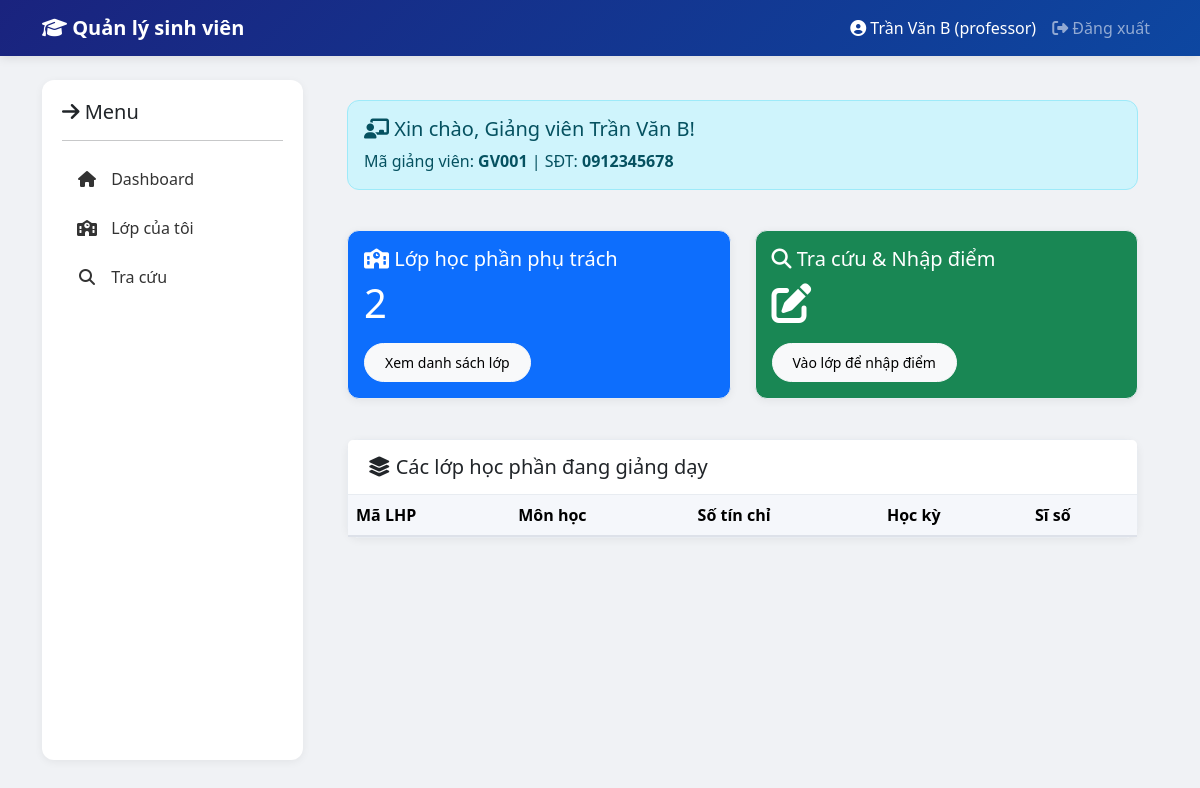
/professor/dashboard (signed in), run on the app's committed database.
### tables this page shows
CREATE TABLE GiangVien (
    MaGV VARCHAR(20) PRIMARY KEY,
    HoTen VARCHAR(100) NOT NULL,
    NgaySinh DATE NOT NULL,
    SDT VARCHAR(15),
    MaHK VARCHAR(20),
    password VARCHAR(255) NOT NULL
);

### controllers/ProfessorController.php (called while the page is built, shortened)
<?php
require_once __DIR__ . '/../models/LopHocPhan.php';
require_once __DIR__ . '/../models/GiangVien.php';
class ProfessorController {
    private $lopHocPhanModel;
    private $monHocModel;
    private $giangVienModel;
    private $hocKyModel;
    public function __construct($pdo) {
        $this->lopHocPhanModel = new LopHocPhan($pdo);
        $this->monHocModel = new MonHoc($pdo);
        $this->giangVienModel = new GiangVien($pdo);
        $this->hocKyModel = new HocKy($pdo);
    }
    public function dashboard() {
        $maGV = $_SESSION['user']['maGV'];
        $giangVien = $this->giangVienModel->getById($maGV);
        $lopHocPhanList = $this->lopHocPhanModel->getByProfessor($maGV);
        $populatedList = [];
        foreach ($lopHocPhanList as $lhp) {
            $monHoc = $this->monHocModel->getById($lhp['MaMH']);
            $hocKy = $this->hocKyModel->getById($lhp['MaHK']);
            $populatedList[] = array_merge($lhp, [
                'monHoc' => $monHoc,
                'hocKy' => $hocKy
            ]);
        }
        render('professor/dashboard', [
            'user' => $_SESSION['user'],
            'giangVien' => $giangVien,
            'lopHocPhanList' => $populatedList
        ]);
    }
}
?>

### public/index.php (called while the page is built, shortened)
<?php
require_once __DIR__ . '/../config/database.php';
require_once __DIR__ . '/../routes/index.php';
?>

### models/GiangVien.php (called while the page is built, shortened)
<?php
class GiangVien {
    private $db;
    public function __construct($pdo) {
        $this->db = $pdo;
    }
    public function getById($maGV) {
        $stmt = $this->db->prepare("SELECT * FROM GiangVien WHERE MaGV = ?");
        $stmt->execute([$maGV]);
        return $stmt->fetch();
    }
}
?>

### models/LopHocPhan.php (called while the page is built, shortened)
<?php
class LopHocPhan {
    private $db;
    public function __construct($pdo) {
        $this->db = $pdo;
    }
    public function getByProfessor($maGV) {
        $stmt = $this->db->prepare("SELECT * FROM LopHocPhan WHERE MaGV = ? ORDER BY MaLHP");
        $stmt->execute([$maGV]);
        return $stmt->fetchAll();
    }
}
?>

### views/professor/dashboard.php (the view)
<div class="row mb-4">
    <div class="col-12">
        <div class="alert alert-info">
            <h5><i class="fas fa-chalkboard-teacher"></i> Xin chào, Giảng viên <?= htmlspecialchars($giangVien['HoTen'] ?? $user['hoTen'] ?? '') ?>!</h5>
            <p class="mb-0">Mã giảng viên: <strong><?= htmlspecialchars($giangVien['MaGV'] ?? '') ?></strong> | SĐT: <strong><?= htmlspecialchars($giangVien['SDT'] ?? '') ?></strong></p>
        </div>
    </div>
</div>
<div class="row mb-4">
    <div class="col-md-6 mb-3">
        <div class="card bg-primary text-white">
            <div class="card-body">
                <h5><i class="fas fa-school"></i> Lớp học phần phụ trách</h5>
                <p class="display-6"><?= count($lopHocPhanList) ?></p>
                <a href="<?= url('/professor/classes') ?>" class="btn btn-light btn-sm">Xem danh sách lớp</a>
            </div>
        </div>
    </div>
    <div class="col-md-6 mb-3">
        <div class="card bg-success text-white">
            <div class="card-body">
                <h5><i class="fas fa-search"></i> Tra cứu & Nhập điểm</h5>
                <p class="display-6"><i class="fas fa-edit"></i></p>
                <a href="<?= url('/professor/classes') ?>" class="btn btn-light btn-sm">Vào lớp để nhập điểm</a>
            </div>
        </div>
    </div>
</div>
<div class="card">
    <div class="card-header bg-white">
        <h5 class="mb-0"><i class="fas fa-layer-group"></i> Các lớp học phần đang giảng dạy</h5>
    </div>
    <div class="card-body p-0">
        <div class="table-responsive">
            <table class="table table-hover mb-0">
                <thead class="table-light">
                    <tr>
                        <th>Mã LHP</th>
                        <th>Môn học</th>
                        <th>Số tín chỉ</th>
                        <th>Học kỳ</th>
                        <th>Sĩ số</th>

### public/css/style.css (style rules this page uses)
body { background: #f0f2f5; min-height: 100vh; }
.card { border-radius: 12px; box-shadow: 0 2px 8px rgba(0,0,0,0.06); border: 1px solid #e8ecf1; }
.card-header { background: white; border-bottom: 1px solid #e8ecf1; padding: 15px 20px; font-weight: 600; }
.btn { border-radius: 30px; padding: 8px 20px; }
.table th { background: #f5f7fb; border-bottom: 2px solid #dde1e9; }
.alert { border-radius: 12px; }

### data on the page
giangvien: HoTen "Trần Văn B", MaGV "GV001", SDT "0912345678"

### other printed values
$_SESSION['user']['hoTen'] "Trần Văn B"
$_SESSION['user']['role'] "professor"
count($lopHocPhanList) "2"
